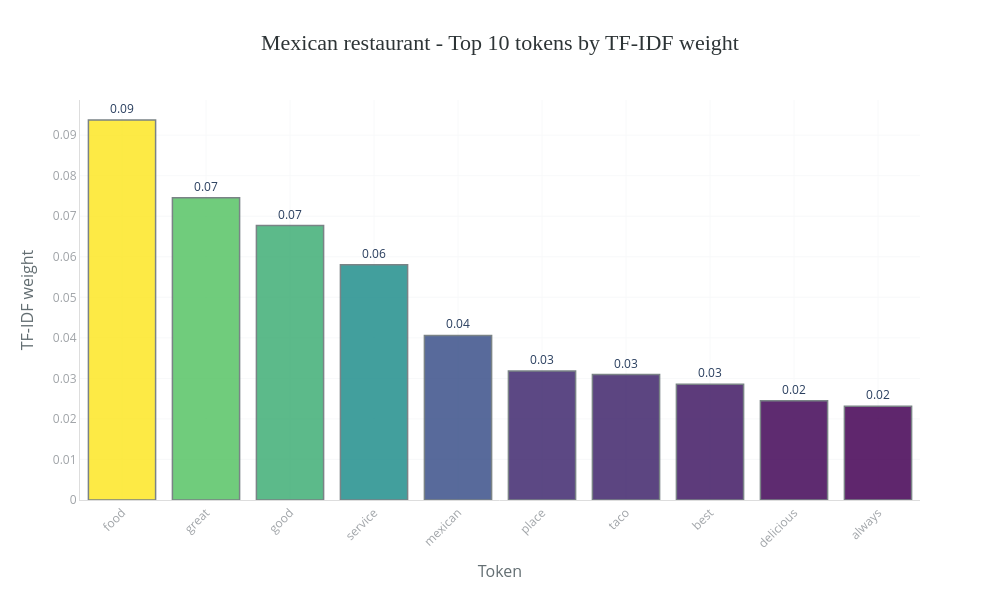
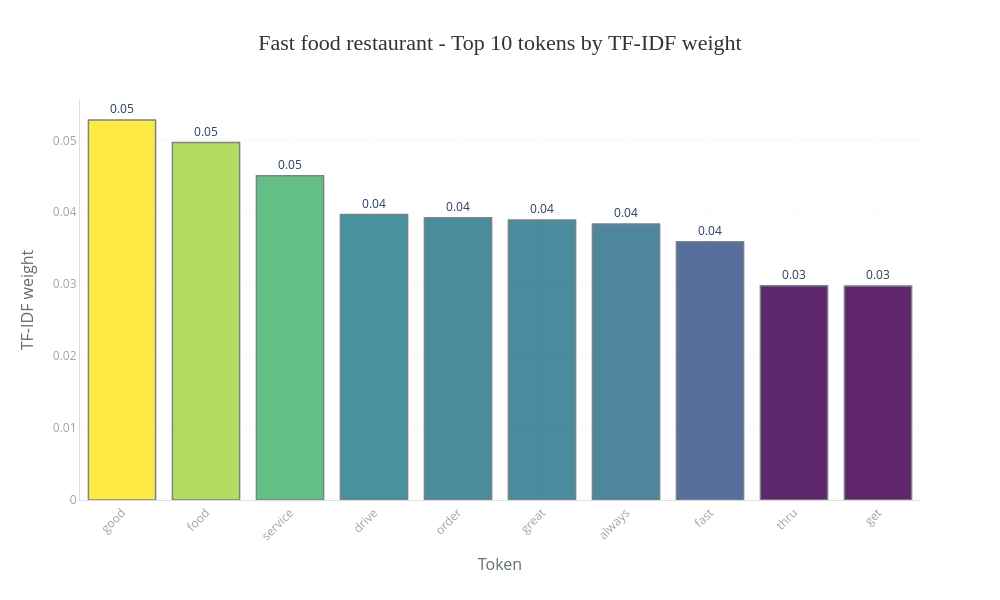
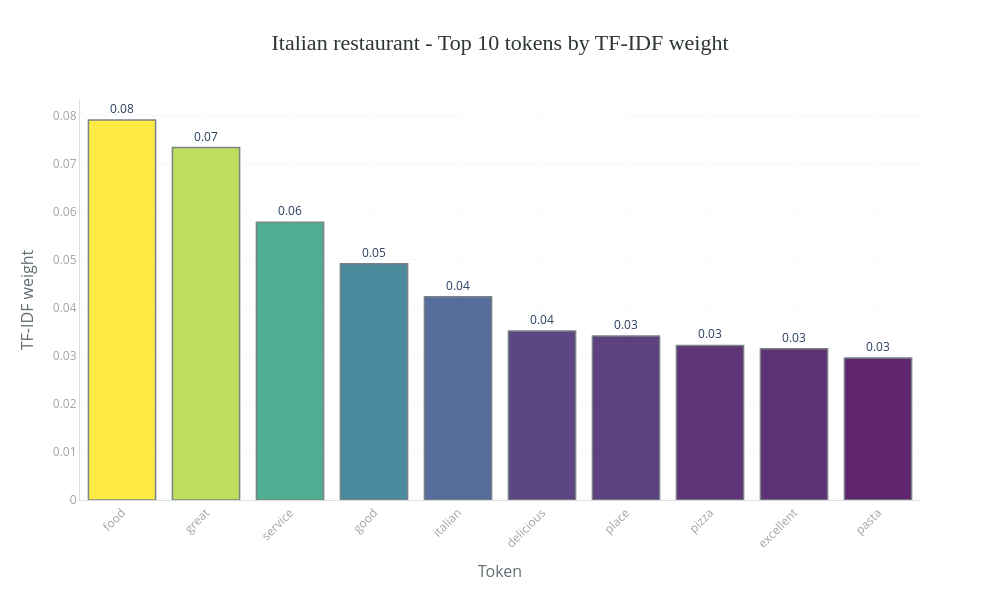

The notebook cell these images were saved under, in order:
### Markdown cell above
## <font color='#BFD72F' size=6>8.1 Categories</font> <a class="anchor" id="8_1"></a>
  
[Back to TOC](#toc)

### Code cell
tfidf_df = pd.DataFrame(
    tfidf_text.toarray(), 
    columns=tfidf_vectorizer.get_feature_names_out()
)
tfidf_df['categoryName'] = dataset['categoryName'].values

tfidf_cat_mean = tfidf_df.groupby('categoryName').mean(numeric_only=True)

no_rows = 3  # ----> Arbitrário
cats_to_plot = (
    tfidf_df['categoryName']
    .value_counts()
    .head(no_rows)
    .index
    .tolist()
)

for cat in cats_to_plot:
    top = (
        tfidf_cat_mean.loc[cat]
        .sort_values(ascending=False)
        .head(10)
        .reset_index()
        .rename(columns={'index': 'token', cat: 'mean_tfidf'})
    )
    bar_chart(
        data=top,
        x='token',
        y='mean_tfidf',
        title=f"{cat} - Top 10 tokens by TF-IDF weight",
        labels={'token': 'Token', 'mean_tfidf': 'TF-IDF weight'},
        top_n=10
    )

### Figure 1 — Plotly figure (JSON) as saved in the notebook; plotly's stock layout.template omitted (floating-point values rounded to 4 significant figures)
{"data": [{"alignmentgroup": "True", "hovertemplate": "Token=%{x}<br>TF-IDF weight=%{marker.color}<br>text=%{text}<extra></extra>", "legendgroup": "", "marker": {"color": [0.09374, 0.07455, 0.06769, 0.05804, 0.04058, 0.03179, 0.03095, 0.02857, 0.02449, 0.02311], "coloraxis": "coloraxis", "line": {"color": "#636E72", "width": 1.5}, "opacity": 0.85, "pattern": {"shape": ""}}, "name": "", "offsetgroup": "", "orientation": "v", "showlegend": false, "text": ["0.09", "0.07", "0.07", "0.06", "0.04", "0.03", "0.03", "0.03", "0.02", "0.02"], "textposition": "outside", "texttemplate": "%{text}", "type": "bar", "x": ["food", "great", "good", "service", "mexican", "place", "taco", "best", "delicious", "always"], "xaxis": "x", "y": [0.09374, 0.07455, 0.06769, 0.05804, 0.04058, 0.03179, 0.03095, 0.02857, 0.02449, 0.02311], "yaxis": "y"}], "layout": {"barmode": "relative", "coloraxis": {"colorbar": {"title": {"text": "TF-IDF weight"}}, "colorscale": [[0, "#440154"], [0.25, "#3b528b"], [0.5, "#21908d"], [0.75, "#5dc962"], [1, "#fde725"]], "showscale": false}, "height": 600, "legend": {"tracegroupgap": 0}, "margin": {"b": 100, "l": 80, "r": 80, "t": 100}, "paper_bgcolor": "white", "plot_bgcolor": "white", "showlegend": false, "title": {"font": {"color": "#2D3436", "family": "Arial Black", "size": 22}, "text": "Mexican restaurant - Top 10 tokens by TF-IDF weight", "x": 0.5, "xanchor": "center"}, "width": 1000, "xaxis": {"anchor": "y", "domain": [0, 1], "gridcolor": "#F8F9FA", "linecolor": "#DDD", "showgrid": true, "tickangle": -45, "tickfont": {"color": "#A0A4A8", "size": 12}, "title": {"font": {"color": "#636E72", "size": 16}, "text": "Token"}}, "yaxis": {"anchor": "x", "domain": [0, 1], "gridcolor": "#F8F9FA", "linecolor": "#DDD", "showgrid": true, "tickfont": {"color": "#A0A4A8", "size": 12}, "title": {"font": {"color": "#636E72", "size": 16}, "text": "TF-IDF weight"}}}}

### Figure 2 — Plotly figure (JSON) as saved in the notebook; plotly's stock layout.template omitted (floating-point values rounded to 4 significant figures)
{"data": [{"alignmentgroup": "True", "hovertemplate": "Token=%{x}<br>TF-IDF weight=%{marker.color}<br>text=%{text}<extra></extra>", "legendgroup": "", "marker": {"color": [0.05283, 0.04969, 0.04508, 0.03969, 0.03924, 0.03893, 0.03836, 0.0359, 0.0298, 0.02974], "coloraxis": "coloraxis", "line": {"color": "#636E72", "width": 1.5}, "opacity": 0.85, "pattern": {"shape": ""}}, "name": "", "offsetgroup": "", "orientation": "v", "showlegend": false, "text": ["0.05", "0.05", "0.05", "0.04", "0.04", "0.04", "0.04", "0.04", "0.03", "0.03"], "textposition": "outside", "texttemplate": "%{text}", "type": "bar", "x": ["good", "food", "service", "drive", "order", "great", "always", "fast", "thru", "get"], "xaxis": "x", "y": [0.05283, 0.04969, 0.04508, 0.03969, 0.03924, 0.03893, 0.03836, 0.0359, 0.0298, 0.02974], "yaxis": "y"}], "layout": {"barmode": "relative", "coloraxis": {"colorbar": {"title": {"text": "TF-IDF weight"}}, "colorscale": [[0, "#440154"], [0.25, "#3b528b"], [0.5, "#21908d"], [0.75, "#5dc962"], [1, "#fde725"]], "showscale": false}, "height": 600, "legend": {"tracegroupgap": 0}, "margin": {"b": 100, "l": 80, "r": 80, "t": 100}, "paper_bgcolor": "white", "plot_bgcolor": "white", "showlegend": false, "title": {"font": {"color": "#2D3436", "family": "Arial Black", "size": 22}, "text": "Fast food restaurant - Top 10 tokens by TF-IDF weight", "x": 0.5, "xanchor": "center"}, "width": 1000, "xaxis": {"anchor": "y", "domain": [0, 1], "gridcolor": "#F8F9FA", "linecolor": "#DDD", "showgrid": true, "tickangle": -45, "tickfont": {"color": "#A0A4A8", "size": 12}, "title": {"font": {"color": "#636E72", "size": 16}, "text": "Token"}}, "yaxis": {"anchor": "x", "domain": [0, 1], "gridcolor": "#F8F9FA", "linecolor": "#DDD", "showgrid": true, "tickfont": {"color": "#A0A4A8", "size": 12}, "title": {"font": {"color": "#636E72", "size": 16}, "text": "TF-IDF weight"}}}}

### Figure 3 — Plotly figure (JSON) as saved in the notebook; plotly's stock layout.template omitted (floating-point values rounded to 4 significant figures)
{"data": [{"alignmentgroup": "True", "hovertemplate": "Token=%{x}<br>TF-IDF weight=%{marker.color}<br>text=%{text}<extra></extra>", "legendgroup": "", "marker": {"color": [0.07907, 0.07333, 0.05781, 0.04918, 0.04229, 0.03516, 0.03413, 0.03217, 0.03148, 0.02953], "coloraxis": "coloraxis", "line": {"color": "#636E72", "width": 1.5}, "opacity": 0.85, "pattern": {"shape": ""}}, "name": "", "offsetgroup": "", "orientation": "v", "showlegend": false, "text": ["0.08", "0.07", "0.06", "0.05", "0.04", "0.04", "0.03", "0.03", "0.03", "0.03"], "textposition": "outside", "texttemplate": "%{text}", "type": "bar", "x": ["food", "great", "service", "good", "italian", "delicious", "place", "pizza", "excellent", "pasta"], "xaxis": "x", "y": [0.07907, 0.07333, 0.05781, 0.04918, 0.04229, 0.03516, 0.03413, 0.03217, 0.03148, 0.02953], "yaxis": "y"}], "layout": {"barmode": "relative", "coloraxis": {"colorbar": {"title": {"text": "TF-IDF weight"}}, "colorscale": [[0, "#440154"], [0.25, "#3b528b"], [0.5, "#21908d"], [0.75, "#5dc962"], [1, "#fde725"]], "showscale": false}, "height": 600, "legend": {"tracegroupgap": 0}, "margin": {"b": 100, "l": 80, "r": 80, "t": 100}, "paper_bgcolor": "white", "plot_bgcolor": "white", "showlegend": false, "title": {"font": {"color": "#2D3436", "family": "Arial Black", "size": 22}, "text": "Italian restaurant - Top 10 tokens by TF-IDF weight", "x": 0.5, "xanchor": "center"}, "width": 1000, "xaxis": {"anchor": "y", "domain": [0, 1], "gridcolor": "#F8F9FA", "linecolor": "#DDD", "showgrid": true, "tickangle": -45, "tickfont": {"color": "#A0A4A8", "size": 12}, "title": {"font": {"color": "#636E72", "size": 16}, "text": "Token"}}, "yaxis": {"anchor": "x", "domain": [0, 1], "gridcolor": "#F8F9FA", "linecolor": "#DDD", "showgrid": true, "tickfont": {"color": "#A0A4A8", "size": 12}, "title": {"font": {"color": "#636E72", "size": 16}, "text": "TF-IDF weight"}}}}
